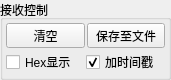
    <widget class="QGroupBox" name="QGBCtrlRx">
     <property name="sizePolicy">
      <sizepolicy hsizetype="Minimum" vsizetype="Minimum">
       <horstretch>0</horstretch>
       <verstretch>0</verstretch>
      </sizepolicy>
     </property>
     <property name="minimumSize">
      <size>
       <width>171</width>
       <height>80</height>
      </size>
     </property>
     <property name="maximumSize">
      <size>
       <width>171</width>
       <height>80</height>
      </size>
     </property>
     <property name="styleSheet">
      <string notr="true"/>
     </property>
     <property name="title">
      <string>接收控制</string>
     </property>
     <property name="flat">
      <bool>false</bool>
     </property>
     <property name="checkable">
      <bool>false</bool>
     </property>
     <layout class="QGridLayout" name="gridLayout_6">
      <property name="leftMargin">
       <number>3</number>
      </property>
      <property name="topMargin">
       <number>3</number>
      </property>
      <property name="rightMargin">
       <number>3</number>
      </property>
      <property name="bottomMargin">
       <number>3</number>
      </property>
      <property name="spacing">
       <number>2</number>
      </property>
      <item row="0" column="0">
       <widget class="QPushButton" name="btnClear">
        <property name="sizePolicy">
         <sizepolicy hsizetype="Expanding" vsizetype="Fixed">
          <horstretch>1</horstretch>
          <verstretch>0</verstretch>
         </sizepolicy>
        </property>
        <property name="text">
         <string>清空</string>
        </property>
        <property name="icon">
         <iconset resource="../res/images.qrc">
          <normaloff>:/action/action/edit_clear.png</normaloff>:/action/action/edit_clear.png</iconset>
        </property>
        <property name="iconSize">
         <size>
          <width>30</width>
          <height>20</height>
         </size>
        </property>
       </widget>
      </item>
      <item row="0" column="1">
       <widget class="QPushButton" name="btnSaveFile">
        <property name="sizePolicy">
         <sizepolicy hsizetype="Expanding" vsizetype="Fixed">
          <horstretch>3</horstretch>
          <verstretch>0</verstretch>
         </sizepolicy>
        </property>
        <property name="text">
         <string>保存至文件</string>
        </property>
        <property name="icon">
         <iconset resource="../res/images.qrc">
          <normaloff>:/action/action/save.png</normaloff>:/action/action/save.png</iconset>
        </property>
        <property name="iconSize">
         <size>
          <width>30</width>
          <height>20</height>
         </size>
        </property>
        <property name="checkable">
         <bool>true</bool>
        </property>
       </widget>
      </item>
      <item row="1" column="0" colspan="2">
       <layout class="QHBoxLayout" name="horizontalLayout">
        <property name="spacing">
         <number>0</number>
        </property>
        <item>
         <widget class="QCheckBox" name="chkDisplayHex">
          <property name="sizePolicy">
           <sizepolicy hsizetype="Expanding" vsizetype="Fixed">
            <horstretch>1</horstretch>
            <verstretch>0</verstretch>
           </sizepolicy>
          </property>
          <property name="text">
           <string>Hex显示</string>
          </property>
         </widget>
        </item>
        <item>
         <widget class="QCheckBox" name="checkBox_5">
          <property name="sizePolicy">
           <sizepolicy hsizetype="Expanding" vsizetype="Fixed">
            <horstretch>1</horstretch>
            <verstretch>0</verstretch>
           </sizepolicy>
          </property>
          <property name="text">
           <string>加时间戳</string>
          </property>
          <property name="checked">
           <bool>true</bool>
          </property>
         </widget>
        </item>
       </layout>
      </item>
     </layout>
    </widget>
